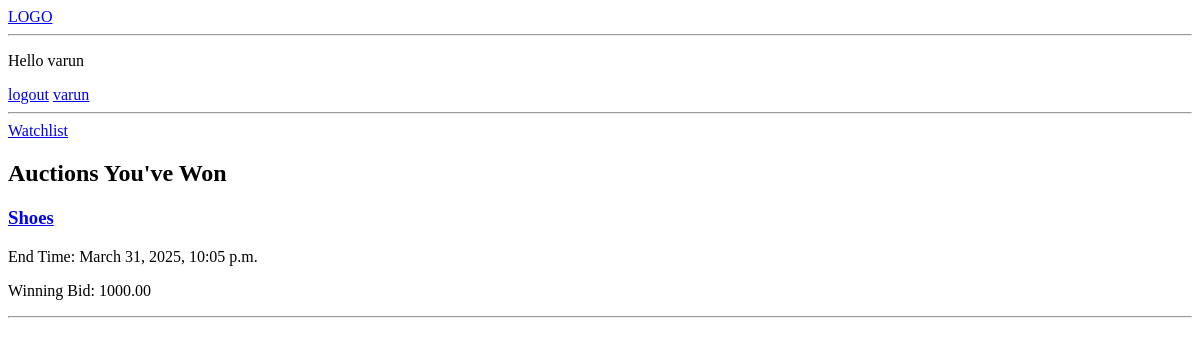
The app's page /user/9/won-auctions/ (signed in), older data.
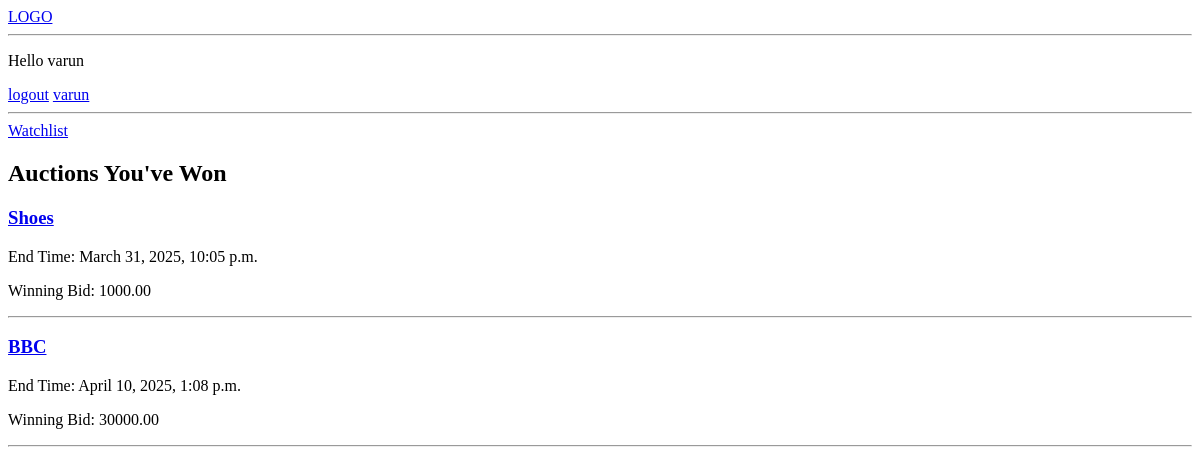
The same page, newer data.
### auction/models.py (models this page shows, shortened)
class Auction(models.Model):
    product = models.ForeignKey(Product, on_delete=models.CASCADE)
    seller = models.ForeignKey(User, on_delete=models.CASCADE, related_name='auction_selling')
    start_time = models.DateTimeField()
    end_time = models.DateTimeField()
    status = models.CharField(max_length=15, blank=True, null=True)
    higest_bid = models.DecimalField(decimal_places=2, default=0.0, max_digits=15)
    winner = models.ForeignKey(User, on_delete=models.SET_NULL, null=True, blank=True, related_name='auction_won')
    is_paid = models.BooleanField(default=False)
    is_delivered = models.BooleanField(default=False)
    buyer_confirmed = models.BooleanField(default=False)

class Product(models.Model):
    name = models.CharField(max_length=100)
    description = models.TextField(null=True)
    base_price = models.IntegerField(default=0)
    created = models.DateTimeField(auto_now_add=True)
    owner = models.ForeignKey(User, on_delete=models.CASCADE, related_name="products", null=True)
    class Meta:
        ordering = ['-created']

### auction/views.py (the view)
# urls.py: path('user/<int:user_id>/won-auctions/', views.won_auctions, name='won_auctions'),
@login_required(login_url='login')
def won_auctions(request, user_id):
    if request.user.id != user_id:
        raise Http404("You are not authorized to view this page.")
    won_auctions = Auction.objects.filter(winner=request.user, end_time__lte=now())
    context = {'won_auctions': won_auctions}
    return render(request, 'won_auctions.html', context)

### templates/won_auctions.html
{% include 'navbar.html' %}
<h2>Auctions You've Won</h2>
{% if won_auctions %}
    {% for auction in won_auctions %}
        <div>
            <h3><a href="{% url 'item' auction.id %}">{{ auction.product.name }}</a></h3>
            <p>End Time: {{ auction.end_time }}</p>
            <p>Winning Bid: {{ auction.higest_bid }}</p>
            <hr>
        </div>
    {% endfor %}
{% else %}
    <p>You haven't won any auctions yet.</p>
{% endif %}

Row changes from the older to the newer data that the page shows:
now on this page (row edited): Auction: product.name "BBC", end_time "April 10, 2025, 1:08 p.m.", higest_bid "30000.00"
